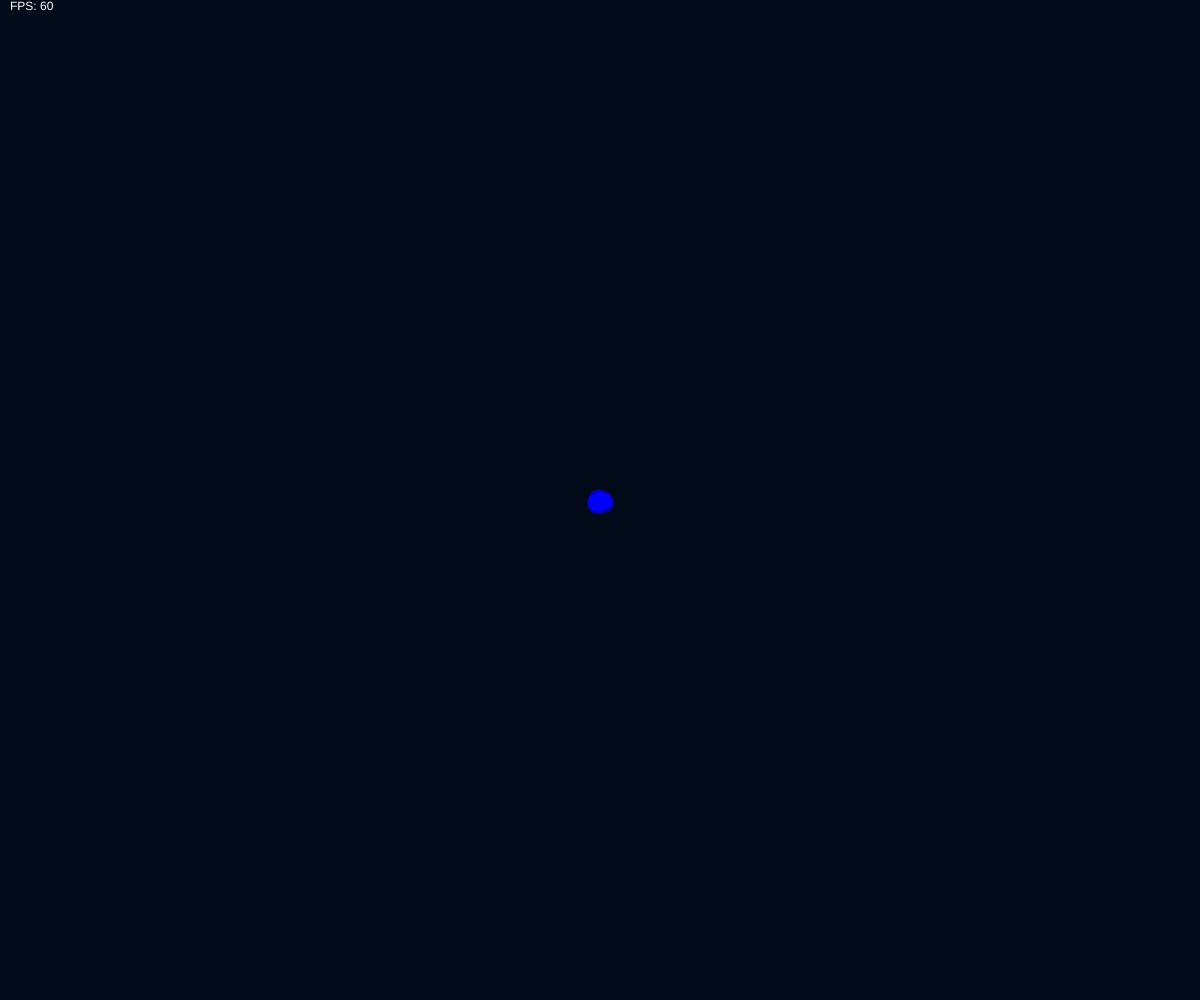
Frame 1 (no input)
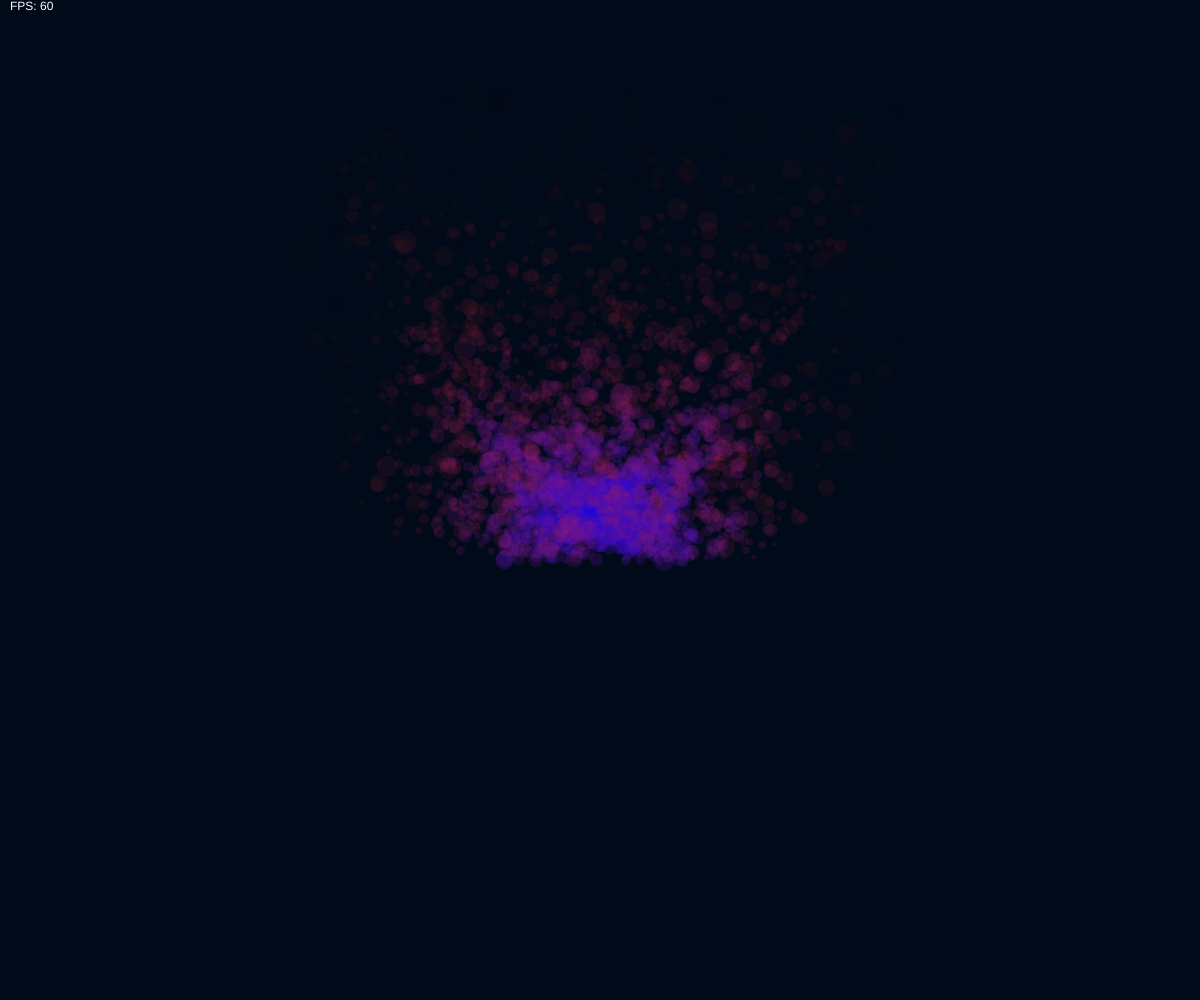
Frame 60 (no input)
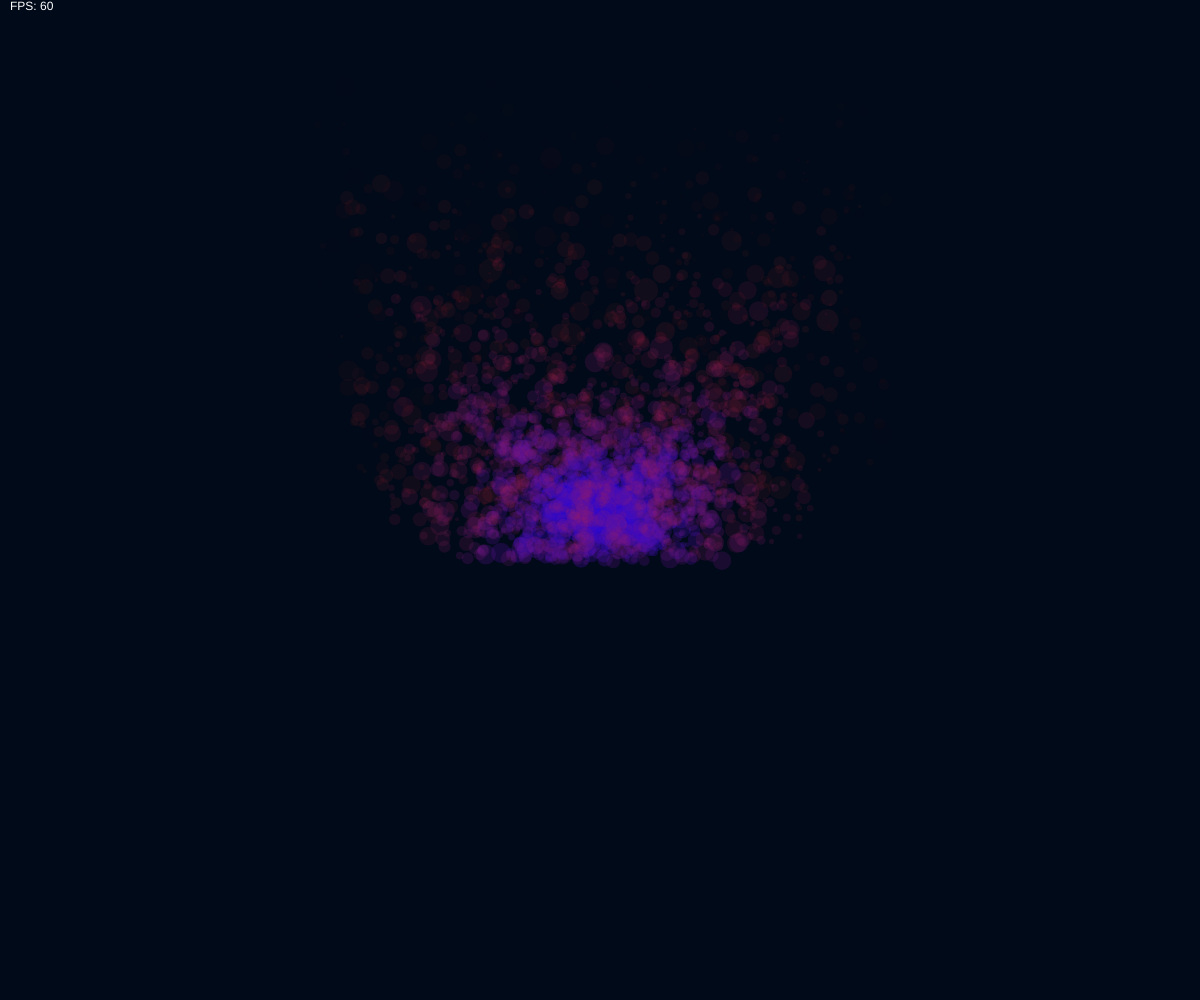
Frame 120 (the mouse pressed at the canvas centre since frame 60)

The p5.js sketch that drew these frames (run headless with seeded random() and noise() and a simulated clock; from frame 60 on, the mouse is pressed at the canvas centre):

// p5.js sketch
// ── sketch.js
var canvasSize = {
  width: window.innerWidth,
  height: window.innerHeight,
  depth: 1000,
  maxX: window.innerWidth/2,
  maxY: window.innerHeight/2
}
var config = {
  limits: {
    genesisRate: 50,
    maxParticles: 3000
  },
  size: {
    min: 5,
    max: 20,
    glow: 10
  },
  position: {
    x: 0,
    y: 0,
    z: 0
  },
  velocity: {
    x: {
      min: -5,
      max: 5
    },
    y: {
      min: -1,
      max: 5
    },
    z: {
      min: -10,
      max: 10
    }
  },
  acceleration: {
    x: 0,
    y: -0.2,
    z: -0.2
  },
  color: [// gradient over life
    {
      r: 0,
      g: 0,
      b: 255
    },
    {
      r: 255,
      g: 50,
      b: 0
    }
  ],
  alpha: 100
  
}
function setup() {
  createCanvas(canvasSize.width, canvasSize.height)
  particles = new ParticleEngine(config.limits.genesisRate, config.limits.maxParticles)
}

function draw() {
  background(0, 10, 25)
  fill(255);
  text("FPS: " + frameRate().toFixed(0), 10, 10);
  translate(canvasSize.width/2, canvasSize.height/2) // put origin in center
  particles.show()
}

class Particle {
  constructor (options) {
    this.options = options
    this.velocity = {
      x: random(this.options.velocity.x.min, this.options.velocity.x.max),
      y: random(this.options.velocity.y.min, this.options.velocity.y.max),
      z: random(this.options.velocity.z.min, this.options.velocity.z.max)
    }
    this.position = {
      x: () => {
        return this.options.position.x+(this.velocity.x*this.framesAlive)+((0.5)*this.options.acceleration.x*this.framesAlive*this.framesAlive)
      },
      y: () => {
        return this.options.position.y+(this.velocity.y*this.framesAlive)+((0.5)*this.options.acceleration.y*this.framesAlive*this.framesAlive)
      },
      z: () => {
        return this.options.position.z+(this.velocity.z*this.framesAlive)+((0.5)*this.options.acceleration.z*this.framesAlive*this.framesAlive)
      },
    }
    this.size = random(this.options.size.min, this.options.size.max)
    this.color = {
      r: () => {
        return lerp(this.options.color[0].r, this.options.color[1].r, this.framePercentage)
      },
      g: () => {
        return lerp(this.options.color[0].g, this.options.color[1].g, this.framePercentage)
      },
      b: () => {
        return lerp(this.options.color[0].b, this.options.color[1].b, this.framePercentage)
      },
      a: () => { return lerp(this.options.alpha, 0, this.framePercentage) }
    }
    this.framesToLive = null
    this.framesAlive = 0
    this.framePercentage = 0
  }
  setFramesToLive (frames) {
    this.framesToLive = frames
  }
  update () {
    this.framesAlive +=1
    this.framePercentage = this.framesAlive/this.framesToLive
  }
  show () {
    
    let depthFactor = 1+this.position.z()/canvasSize.depth

    // Draw Particle
    noStroke()
    fill(this.color.r(), this.color.g(), this.color.b(), this.color.a())
    ellipse(this.position.x(), this.position.y(), this.size*depthFactor)
  }
  finished () {
    // alpha has reached 0 or been alive too long or out of screen
    let outOfScreen = this.position.x() > canvasSize.maxX || this.position.x() < -canvasSize.maxX || this.position.y() > canvasSize.maxY || this.position.y() < -canvasSize.maxY
    let dead = this.color.a() < 0 || this.framesAlive >= this.framesToLive 
    return outOfScreen || dead
  }
}
class ParticleEngine {
  constructor (rate, maxParticles) {
    this.rate = rate
    this.maxParticles = maxParticles
    this.particles = []
  }
  generate () {
    // create New particles
    for (let i = 0; i<this.rate; i++){
      // push a clone of our particle
      let particle = new Particle(config)
      particle.setFramesToLive((this.maxParticles/this.rate)+1)
      this.particles.push(particle)
    }
  }
  show () {
    this.generate()
    // update and draw each particle
    for (let i = this.particles.length-1; i >= 0; i--) {// loop backwards in case we delete a particle
      let particle = this.particles[i]
      particle.update()
      particle.show()
      if (particle.finished()){
        // remove the old particle
        this.particles.splice(i, 1)
      }
    }
  }
}
